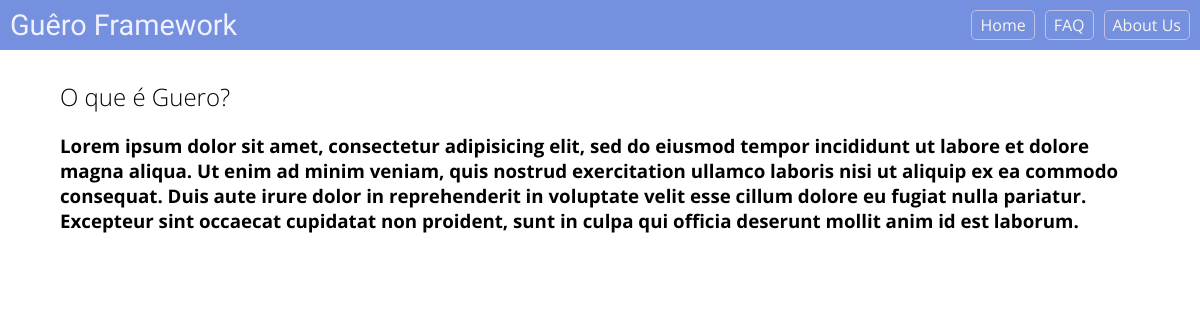
Screenshot of /faq/1/show with the database file from the repository.
### tables this page shows
CREATE TABLE `faq` (
    `id` INT NOT NULL AUTO_INCREMENT,
    `question` VARCHAR(255) NOT NULL,
    `content` TEXT NOT NULL,
    PRIMARY KEY (id)
);

### app/Controllers/FaqController.php (called while the page is built, shortened)
<?php
class FaqController extends BaseController {
    public function __construct() {
        $this->faq = Container::getModel("Faq");
    }
    public function show($id) {
        $this->view->faq = $this->faq->find($id);
        $this->renderView("faq/show", "layout");
    }
}

### core/bootstrap.php (called while the page is built)
<?php
$routes = require_once __DIR__ . "/../app/routes.php";
$route = new \Core\Route($routes);

### public/index.php (called while the page is built, shortened)
<?php
require_once __DIR__ . "/../core/bootstrap.php";

### core/BaseModel.php (called while the page is built, shortened)
<?php
abstract class BaseModel {
    private $pdo;
    protected $table;
    public function __construct(PDO $pdo) {
        $this->pdo = $pdo;
    }
    public function find($id) {
        $query = "SELECT * FROM {$this->table} WHERE id=:id";
        $stmt = $this->pdo->prepare($query);
        $stmt->bindValue(":id", $id);
        $stmt->execute();
        $result = $stmt->fetch();
        return $result;
    }
}

### core/Connection.php (called while the page is built, shortened)
<?php
class Connection {
    public static function connect() {
        $conf = include_once('../app/database.php');
        $host = $conf['mysql']['host'];
        $database = $conf['mysql']['database'];
        $user = $conf['mysql']['user'];
        $pass = $conf['mysql']['pass'];
        $charset = $conf['mysql']['charset'];
        $collation = $conf['mysql']['collation'];
        try {
            $pdo = new PDO("mysql:host=$host;dbname=$database;charset=$charset;collation=$collation", "$user", "$pass");
            $pdo->setAttribute(PDO::ATTR_ERRMODE , PDO::ERRMODE_EXCEPTION);
            $pdo->setAttribute(PDO::MYSQL_ATTR_INIT_COMMAND , "SET NAMES 'utf8' COLLATE 'utf8_unicode_ci'");
            $pdo->setAttribute(PDO::ATTR_DEFAULT_FETCH_MODE, PDO::FETCH_OBJ);
            return $pdo;
        } catch (PDOException $e) {
            echo "Error: " . $e->getMessage();
        }
    }
}

### core/Container.php (called while the page is built, shortened)
<?php
class Container {
    public static function getModel($model) {
        return new $objModel(Connection::connect());
    }
}

### app/Views/faq/show.php (the view)
<section>
    <h2><?= $this->view->faq->question ?></h2>
    <h3><?= $this->view->faq->content ?></h3>
</section>

### public/assets/css/style.css (style rules this page uses)
* { box-sizing: border-box; -moz-box-sizing: border-box; -webkit-box-sizing: border-box; }
body { font-family: "Open Sans", "Segoe UI", "Helvetica", sans-serif; width: 100%; height: 100%; padding: 0; margin: 0; }
section { padding: 10px 5%; }
h1, h2 { font-family: "Open Sans", "Segoe UI", sans-serif; font-weight: 300; }

### rows the page displays
faq: question "O que é Guero?", content "Lorem ipsum dolor sit amet, consectetur adipisicing elit, sed do eiusmod tempor incididunt ut labore et dolore magna aliqua. Ut enim ad minim veniam, quis nostrud exercitation ullamco laboris nisi ut aliquip ex ea commodo consequat. Duis aute irure dolor in reprehenderit in voluptate velit esse cillum dolore eu fugiat nulla pariatur. Excepteur sint occaecat cupidatat non proident, sunt in culpa qui officia deserunt mollit anim id est laborum."
